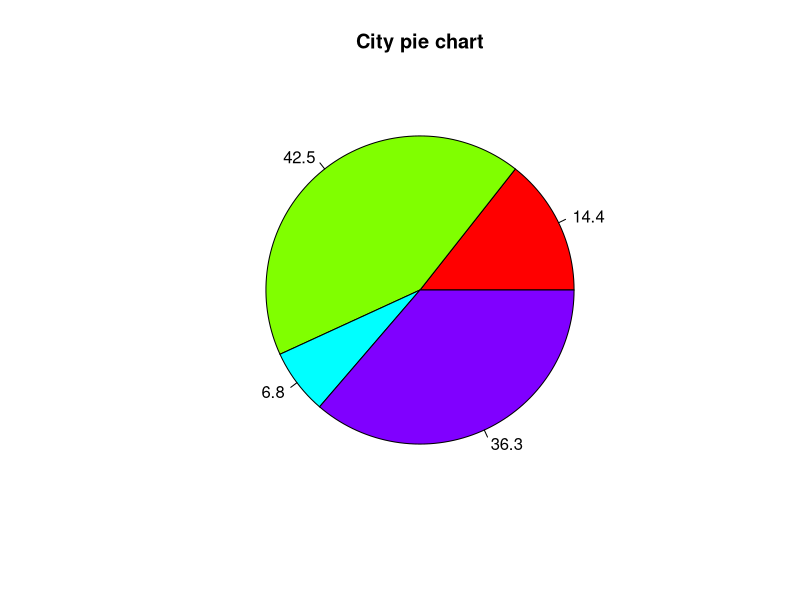

The R source for this figure:
x <- c(21, 62, 10,53)
labels <- c("London","New York","Singapore","Mumbai")
piepercent<- round(100*x/sum(x), 1)
png(file = "city_percentage_legends.jpg")
pie(x, labels=piepercent, main="City pie chart",col=rainbow(length(x)))
dev.off()